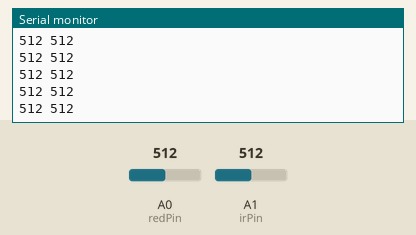
This sketch was run on a simulated Arduino Uno, built with avr-gcc and run on an emulated ATmega328P. Shown: the last lines printed to the serial monitor. Inputs (shaded band) come from the test bench; at power-on: A0 (redPin) = 512, A1 (irPin) = 512.

Above: at 1.2 s.
1.3 s: A0 (redPin) set to 716
At 1.61 s:
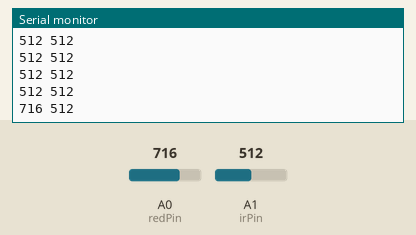
2.8 s: A1 (irPin) set to 716
At 2.81 s:
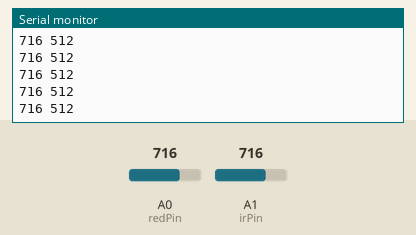
4.3 s: A0 (redPin) set to 900
At 4.5 s:
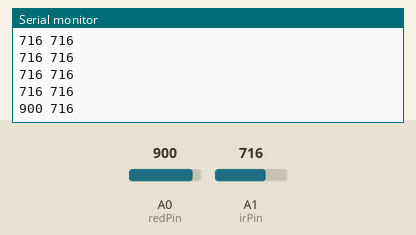
5.8 s: A1 (irPin) set to 900
At 5.94 s:
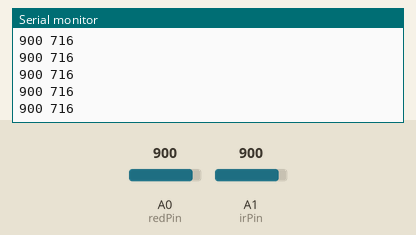
Timing chart, 0 to 8.3 s (numbered marks = the images above; inputs shaded):
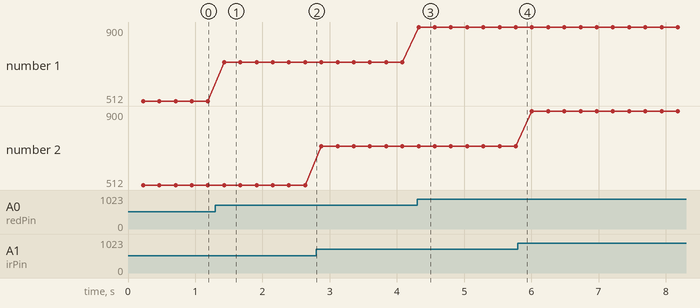

The sketch:

serial_every_240ms_BP.ino
```cpp
int analog_red=0;
int analog_ir=0;
int count=0;

int redPin=A0;
int irPin=A1;

void setup() {

    TCCR0A = 0x02;     // DISABLE PWM ON DIGITAL PINS 5 and 6, AND GO INTO CTC MODE
    TCCR0B = 0x05;     // DON'T FORCE COMPARE, 1024 PRESCALER
    OCR0A = 0XFA;      // SET THE TOP OF THE COUNT TO 250 FOR 62.5Hz SAMPLE RATE or 16 ms
    TIMSK0 = 0x02;     // ENABLE INTERRUPT ON MATCH BETWEEN TIMER2 AND OCR2A
    sei();             // MAKE SURE GLOBAL INTERRUPTS ARE ENABLED
    Serial.begin(9600);

}

ISR(TIMER0_COMPA_vect){        // triggered when Timer2 counts to 250(16 ms)
  count++;
  if(count==15)//send only after 240 ms.
  {
  count=0;
  cli();                                      // disable interrupts while we do this
  analog_red = analogRead(redPin);
  analog_ir = analogRead(irPin);
  //Serial.print("Working--ISR");
  Serial.print(analog_red);
  Serial.print(" ");
  Serial.println(analog_ir);
  sei();
  }
}

void loop() {
  // put your main code here, to run repeatedly:
  //Serial.print("Working");
}
```

Measured:
- after the input at 1.3 s, the serial monitor: prints a new line after 0.13 s (image 1)
- after the input at 4.3 s, the serial monitor: prints a new line at once (image 3)
- plotted number 1: 512 → 716 after the input at 1.3 s, 716 → 900 after the input at 4.3 s
